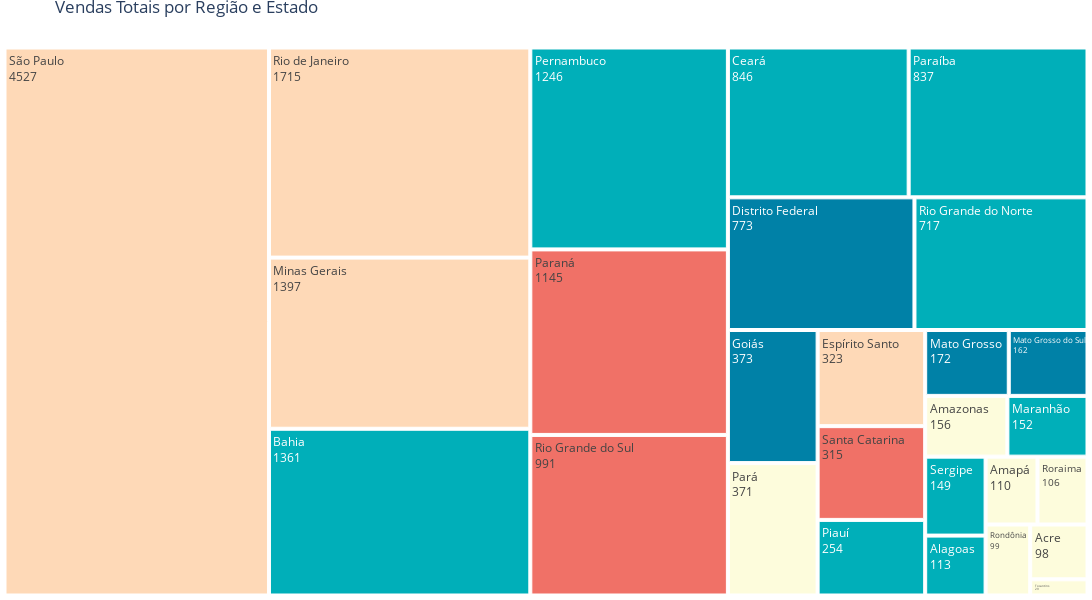

Notebook cell for this chart:
### Code cell
# Filtrar as colunas desejadas
vendas_2023 = df[['regiao', 'uf', 'quantidade']]

# Criar o gráfico Treemap
fig = px.treemap(vendas_2023, path=['uf'], values='quantidade', color='regiao',
                color_discrete_map={'Centro-Oeste': '#0081a7',
                                    'Nordeste': '#00afb9',
                                    'Norte': '#fdfcdc',
                                    'Sudeste': '#fed9b7',
                                    'Sul': '#f07167'}
                )

# Atualizando o layout para adicionar título
fig.update_layout(width=1400, height=600,
                   title='Vendas Totais por Região e Estado',
                   margin = dict(t=25, l=0, r=0, b=0))

# Adicionar os valores dentro dos retângulos
fig.update_traces(textinfo='label+value')

# Exibir o gráfico
fig.show()

### Figure 1 — Plotly figure (JSON) as saved in the notebook; plotly's stock layout.template omitted (floating-point values rounded to 4 significant figures)
{"data": [{"branchvalues": "total", "customdata": [["Norte"], ["Sul"], ["Norte"], ["Sul"], ["Nordeste"], ["Norte"], ["Nordeste"], ["Sudeste"], ["Nordeste"], ["Norte"], ["Sudeste"], ["Centro-Oeste"], ["Nordeste"], ["Sul"], ["Nordeste"], ["Nordeste"], ["Norte"], ["Sudeste"], ["Centro-Oeste"], ["Sudeste"], ["Centro-Oeste"], ["Nordeste"], ["Nordeste"], ["Nordeste"], ["Centro-Oeste"], ["Norte"], ["Norte"]], "domain": {"x": [0, 1], "y": [0, 1]}, "hovertemplate": "labels=%{label}<br>quantidade=%{value}<br>parent=%{parent}<br>id=%{id}<br>regiao=%{customdata[0]}<extra></extra>", "ids": ["Pará", "Paraná", "Amazonas", "Santa Catarina", "Ceará", "Roraima", "Maranhão", "Minas Gerais", "Paraíba", "Amapá", "Rio de Janeiro", "Mato Grosso", "Sergipe", "Rio Grande do Sul", "Rio Grande do Norte", "Piauí", "Tocantins", "São Paulo", "Mato Grosso do Sul", "Espírito Santo", "Distrito Federal", "Bahia", "Alagoas", "Pernambuco", "Goiás", "Rondônia", "Acre"], "labels": ["Pará", "Paraná", "Amazonas", "Santa Catarina", "Ceará", "Roraima", "Maranhão", "Minas Gerais", "Paraíba", "Amapá", "Rio de Janeiro", "Mato Grosso", "Sergipe", "Rio Grande do Sul", "Rio Grande do Norte", "Piauí", "Tocantins", "São Paulo", "Mato Grosso do Sul", "Espírito Santo", "Distrito Federal", "Bahia", "Alagoas", "Pernambuco", "Goiás", "Rondônia", "Acre"], "marker": {"colors": ["#fdfcdc", "#f07167", "#fdfcdc", "#f07167", "#00afb9", "#fdfcdc", "#00afb9", "#fed9b7", "#00afb9", "#fdfcdc", "#fed9b7", "#0081a7", "#00afb9", "#f07167", "#00afb9", "#00afb9", "#fdfcdc", "#fed9b7", "#0081a7", "#fed9b7", "#0081a7", "#00afb9", "#00afb9", "#00afb9", "#0081a7", "#fdfcdc", "#fdfcdc"]}, "name": "", "parents": ["", "", "", "", "", "", "", "", "", "", "", "", "", "", "", "", "", "", "", "", "", "", "", "", "", "", ""], "textinfo": "label+value", "type": "treemap", "values": [371, 1145, 156, 315, 846, 106, 152, 1397, 837, 110, 1715, 172, 149, 991, 717, 254, 29, 4527, 162, 323, 773, 1361, 113, 1246, 373, 99, 98]}], "layout": {"height": 600, "legend": {"tracegroupgap": 0}, "margin": {"b": 0, "l": 0, "r": 0, "t": 25}, "title": {"text": "Vendas Totais por Região e Estado"}, "width": 1400}}
